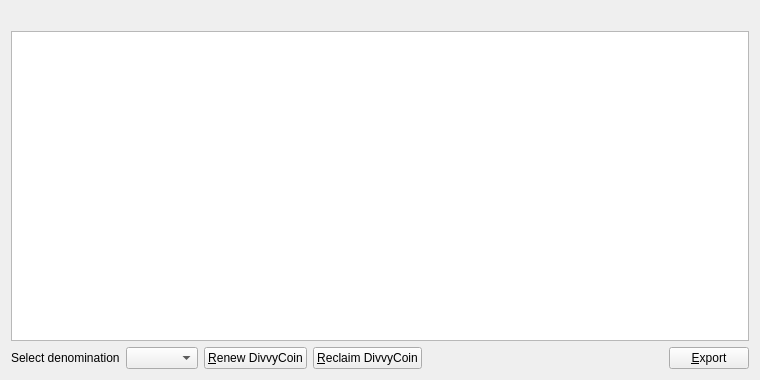
<?xml version="1.0" encoding="UTF-8"?>
<ui version="4.0">
 <class>ZerocoinPage</class>
 <widget class="QWidget" name="ZerocoinPage">
  <property name="geometry">
   <rect>
    <x>0</x>
    <y>0</y>
    <width>760</width>
    <height>380</height>
   </rect>
  </property>
  <layout class="QVBoxLayout" name="verticalLayout">
   <item>
    <widget class="QLabel" name="labelExplanation">
     <property name="textFormat">
      <enum>Qt::PlainText</enum>
     </property>
     <property name="wordWrap">
      <bool>true</bool>
     </property>
    </widget>
   </item>
   <item>
    <widget class="QTableView" name="tableView">
     <property name="contextMenuPolicy">
      <enum>Qt::CustomContextMenu</enum>
     </property>
     <property name="toolTip">
      <string>Right-click to edit address or label</string>
     </property>
     <property name="tabKeyNavigation">
      <bool>false</bool>
     </property>
     <property name="alternatingRowColors">
      <bool>true</bool>
     </property>
     <property name="selectionMode">
      <enum>QAbstractItemView::SingleSelection</enum>
     </property>
     <property name="selectionBehavior">
      <enum>QAbstractItemView::SelectRows</enum>
     </property>
     <property name="sortingEnabled">
      <bool>true</bool>
     </property>
     <attribute name="verticalHeaderVisible">
      <bool>false</bool>
     </attribute>
    </widget>
   </item>
   <item>
    <layout class="QHBoxLayout" name="horizontalLayout">
     <item>
      <widget class="QLabel" name="denomination">
       <property name="text">
        <string>Select denomination</string>
       </property>
      </widget>
     </item>
     <item>
      <widget class="QComboBox" name="zerocoinAmount"/>
     </item>
     <item>
      <widget class="QPushButton" name="zerocoinMintButton">
       <property name="toolTip">
        <string>Renew DivvyCoin</string>
       </property>
       <property name="text">
        <string>&amp;Renew DivvyCoin</string>
       </property>
       <property name="icon">
        <iconset>
         <normaloff>../res/icons/add.png</normaloff>../res/icons/add.png</iconset>
       </property>
       <property name="autoDefault">
        <bool>false</bool>
       </property>
      </widget>
     </item>
     <item>
      <widget class="QPushButton" name="zerocoinSpendButton">
       <property name="toolTip">
        <string>Reclaim DivvyCoin</string>
       </property>
       <property name="text">
        <string>&amp;Reclaim DivvyCoin</string>
       </property>
       <property name="icon">
        <iconset>
         <normaloff>../res/icons/edit.png</normaloff>../res/icons/edit.png</iconset>
       </property>
       <property name="autoDefault">
        <bool>false</bool>
       </property>
      </widget>
     </item>
     <item>
      <spacer name="horizontalSpacer">
       <property name="orientation">
        <enum>Qt::Horizontal</enum>
       </property>
       <property name="sizeHint" stdset="0">
        <size>
         <width>40</width>
         <height>20</height>
        </size>
       </property>
      </spacer>
     </item>
     <item>
      <widget class="QPushButton" name="exportButton">
       <property name="toolTip">
        <string>Export the data in the current tab to a file</string>
       </property>
       <property name="text">
        <string>&amp;Export</string>
       </property>
       <property name="icon">
        <iconset>
         <normaloff>../res/icons/export.png</normaloff>../res/icons/export.png</iconset>
       </property>
       <property name="autoDefault">
        <bool>false</bool>
       </property>
      </widget>
     </item>
    </layout>
   </item>
  </layout>
 </widget>
 <resources/>
 <connections/>
</ui>
